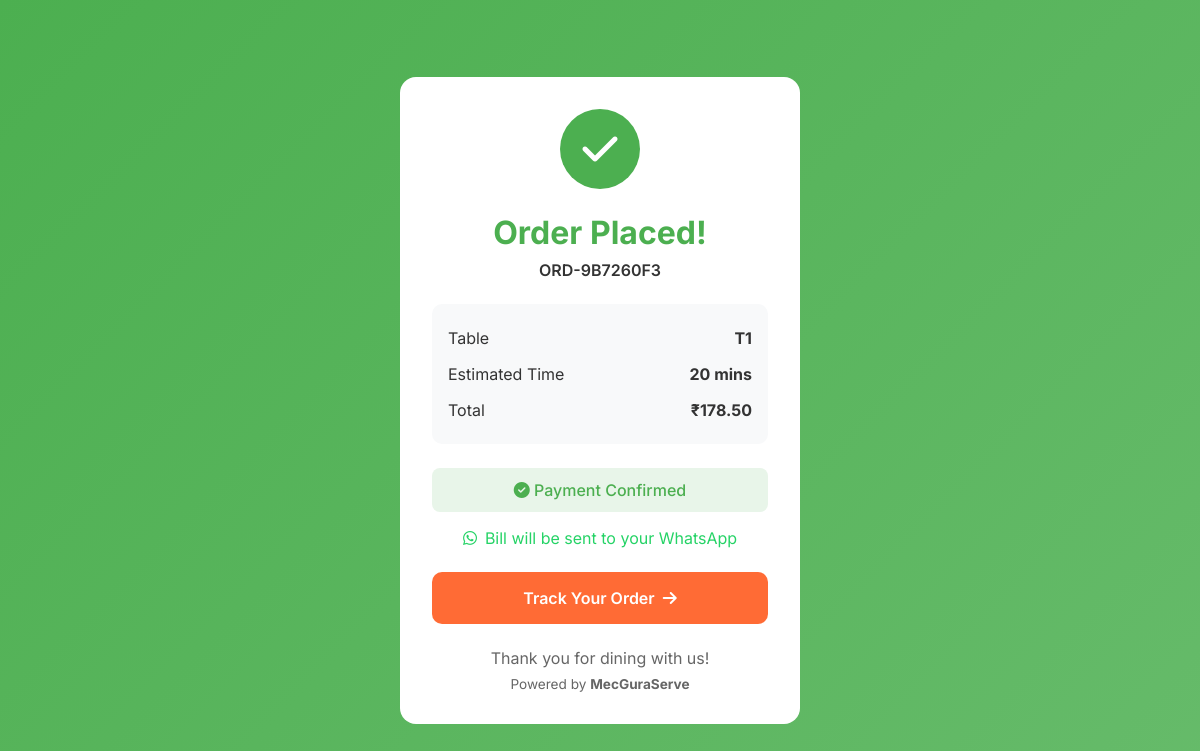
Screenshot of /menu/thank-you/1/ with the database file from the repository.
### orders/models.py (models this page shows, shortened)
class Order(models.Model):
    STATUS_CHOICES = [
        ('pending', 'Pending'),
        ('confirmed', 'Confirmed'),
        ('preparing', 'Preparing'),
        ('ready', 'Ready'),
        ('served', 'Served'),
        ('completed', 'Completed'),
        ('cancelled', 'Cancelled'),
    ]
    PAYMENT_METHOD_CHOICES = [
        ('razorpay', 'Online Payment'),
        ('cash_counter', 'Cash at Counter'),
        ('card_counter', 'Card at Counter'),
        ('upi_counter', 'UPI at Counter'),
    ]
    PAYMENT_STATUS_CHOICES = [
        ('pending', 'Pending'),
        ('paid', 'Paid'),
        ('failed', 'Failed'),
        ('refunded', 'Refunded'),
    ]
    tenant = models.ForeignKey('tenants.Tenant', on_delete=models.CASCADE, related_name='orders')
    order_number = models.CharField(max_length=20, unique=True)
    table = models.ForeignKey('tenants.RestaurantTable', on_delete=models.SET_NULL, null=True, related_name='orders')
    customer = models.ForeignKey(Customer, on_delete=models.SET_NULL, null=True, blank=True, related_name='orders')
    status = models.CharField(max_length=20, choices=STATUS_CHOICES, default='pending')
    subtotal = models.DecimalField(max_digits=10, decimal_places=2)
    discount_amount = models.DecimalField(max_digits=10, decimal_places=2, default=0)
    tax_amount = models.DecimalField(max_digits=10, decimal_places=2)
    service_charge = models.DecimalField(max_digits=10, decimal_places=2, default=0)
    total = models.DecimalField(max_digits=10, decimal_places=2)
    payment_method = models.CharField(max_length=20, choices=PAYMENT_METHOD_CHOICES, default='razorpay')
    payment_status = models.CharField(max_length=20, choices=PAYMENT_STATUS_CHOICES, default='pending')
    razorpay_order_id = models.CharField(max_length=100, blank=True, default='')
    razorpay_payment_id = models.CharField(max_length=100, blank=True, default='')
    coupon = models.ForeignKey('coupons.Coupon', on_delete=models.SET_NULL, null=True, blank=True, related_name='orders')
    coupon_code = models.CharField(max_length=50, blank=True, default='')
    special_instructions = models.TextField(blank=True, default='')
    estimated_time = models.IntegerField(default=20, help_text="Estimated time in minutes")
    actual_time = models.IntegerField(blank=True, null=True, help_text="Actual time in minutes")
    created_at = models.DateTimeField(auto_now_add=True)
    updated_at = models.DateTimeField(auto_now=True)
    confirmed_at = models.DateTimeField(blank=True, null=True)
    preparing_at = models.DateTimeField(blank=True, null=True)
    ready_at = models.DateTimeField(blank=True, null=True)
    served_at = models.DateTimeField(blank=True, null=True)
    completed_at = models.DateTimeField(blank=True, null=True)
    class Meta:
        verbose_name = "Order"
        verbose_name_plural = "Orders"
        ordering = ['-created_at']

### tenants/models.py (models this page shows, shortened)
class RestaurantTable(models.Model):
    STATUS_CHOICES = [
        ('available', 'Available'),
        ('occupied', 'Occupied'),
        ('reserved', 'Reserved'),
        ('maintenance', 'Maintenance'),
    ]
    tenant = models.ForeignKey(Tenant, on_delete=models.CASCADE, related_name='tables')
    table_number = models.CharField(max_length=10)
    capacity = models.PositiveIntegerField(default=4)
    qr_token = models.UUIDField(default=uuid.uuid4, unique=True)
    location = models.CharField(max_length=100, blank=True, default='')
    status = models.CharField(max_length=20, choices=STATUS_CHOICES, default='available')
    pos_x = models.IntegerField(default=0, help_text="X position on floor plan")
    pos_y = models.IntegerField(default=0, help_text="Y position on floor plan")
    table_shape = models.CharField(max_length=20, default='round', choices=[('round', 'Round'), ('square', 'Square'), ('rectangle', 'Rectangle')])
    assigned_waiter = models.ForeignKey('Staff', on_delete=models.SET_NULL, null=True, blank=True, related_name='assigned_tables')
    accepts_reservations = models.BooleanField(default=True)
    is_active = models.BooleanField(default=True)
    class Meta:
        verbose_name = "Table"
        verbose_name_plural = "Tables"
        unique_together = ['tenant', 'table_number']
        ordering = ['table_number']

### orders/views.py (the view)
def order_thank_you(request, order_id):
    try:
        order = Order.objects.select_related('table', 'customer').get(id=order_id)
    except Order.DoesNotExist:
        return render(request, 'customer/error.html', {'error': 'Order not found'})
    context = {
        'order': order,
    }
    return render(request, 'customer/thank_you.html', context)

### tenants/context_processors.py (called while the page is built)
def tenant_context(request):
    return {
        'tenant': getattr(request, 'tenant', None),
        'tenant_slug': getattr(request, 'tenant_slug', None),
        'brand_name': getattr(settings, 'BRAND_NAME', 'MecGuraServe'),
        'brand_domain': getattr(settings, 'BRAND_DOMAIN', 'mecguraserve.com'),
        'brand_tagline': getattr(settings, 'BRAND_TAGLINE', 'Scan. Order. Serve.'),
    }

### templates/customer/thank_you.html (shortened to what this page needs)
{% extends 'base.html' %}
{% load static %}
{% block content %}
<div class="thankyou-page">
    <div class="thankyou-card">
        <div class="success-animation">
            <div class="checkmark">
                <i class="fas fa-check"></i>
            </div>
        </div>
        <h1>Order Placed!</h1>
        <p class="order-number">{{ order.order_number }}</p>
        <div class="order-details">
            <div class="detail-row">
                <span>Table</span>
                <strong>{{ order.table.table_number }}</strong>
            </div>
            <div class="detail-row">
                <span>Estimated Time</span>
                <strong>{{ order.estimated_time }} mins</strong>
            </div>
            <div class="detail-row">
                <span>Total</span>
                <strong>₹{{ order.total }}</strong>
            </div>
        </div>
        {% if order.payment_method == 'razorpay' and order.payment_status == 'paid' %}
        <div class="payment-status paid">
            <i class="fas fa-check-circle"></i>
            Payment Confirmed
        </div>
        {% elif order.payment_method != 'razorpay' %}
        <div class="payment-status pending">
            <i class="fas fa-info-circle"></i>
            Pay ₹{{ order.total }} at the counter
        </div>
        {% endif %}
        <div class="whatsapp-notice">
            <i class="fab fa-whatsapp"></i>
            <p>Bill will be sent to your WhatsApp</p>
        </div>
        <a href="{% url 'order_tracking' order.id %}" class="track-btn">
            <span>Track Your Order</span>
            <i class="fas fa-arrow-right"></i>
        </a>
        <div class="thank-you-message">
            <p>Thank you for dining with us!</p>
            <p class="brand">Powered by <strong>MecGuraServe</strong></p>
        </div>
    </div>
</div>
{% endblock %}

### static/css/customer.css (style rules this page uses)
:root { --primary: #FF6B35; --secondary: #004E89; --bg: #f8f9fa; --card-bg: #ffffff; --text: #333333; --text-light: #666666; --border: #e0e0e0; --success: #4CAF50; --warning: #FFA500; --danger: #F44336; }
* { margin: 0; padding: 0; box-sizing: border-box; }
body { font-family: 'Inter', -apple-system, BlinkMacSystemFont, sans-serif; background: var(--bg); color: var(--text); -webkit-font-smoothing: antialiased; overflow-x: hidden; }
.order-number { font-weight: 600; }
.track-btn { background: white; color: var(--secondary); padding: 0.6rem 1rem; border-radius: 8px; text-decoration: none; font-weight: 600; display: flex; align-items: center; gap: 0.5rem; }
.thankyou-page { min-height: 100vh; display: flex; align-items: center; justify-content: center; padding: 1rem; background: linear-gradient(135deg, #4CAF50 0%, #66BB6A 100%); }
.thankyou-card { background: white; border-radius: 16px; padding: 2rem; width: 100%; max-width: 400px; text-align: center; }
.success-animation { margin-bottom: 1.5rem; }
.checkmark { width: 80px; height: 80px; background: var(--success); border-radius: 50%; display: inline-flex; align-items: center; justify-content: center; font-size: 2.5rem; color: white; animation: scaleIn 0.5s ease; }
.thankyou-card h1 { color: var(--success); margin-bottom: 0.5rem; }
.order-details { background: var(--bg); padding: 1rem; border-radius: 10px; margin: 1.5rem 0; }
.detail-row { display: flex; justify-content: space-between; padding: 0.5rem 0; }
.payment-status { padding: 0.75rem; border-radius: 8px; font-weight: 500; margin-bottom: 1rem; }
.payment-status.paid { background: #e8f5e9; color: var(--success); }
.whatsapp-notice { display: flex; align-items: center; justify-content: center; gap: 0.5rem; color: #25D366; margin-bottom: 1.5rem; }
.thankyou-card .track-btn { display: flex; justify-content: center; width: 100%; padding: 1rem; background: var(--primary); color: white; border-radius: 10px; text-decoration: none; font-weight: 600; margin-bottom: 1.5rem; }
.thank-you-message { color: var(--text-light); }
.thank-you-message .brand { margin-top: 0.5rem; font-size: 0.85rem; }

### rows the page displays
Order: order_number "ORD-9B7260F3", table.table_number "T1", estimated_time "20", total "178.50"
